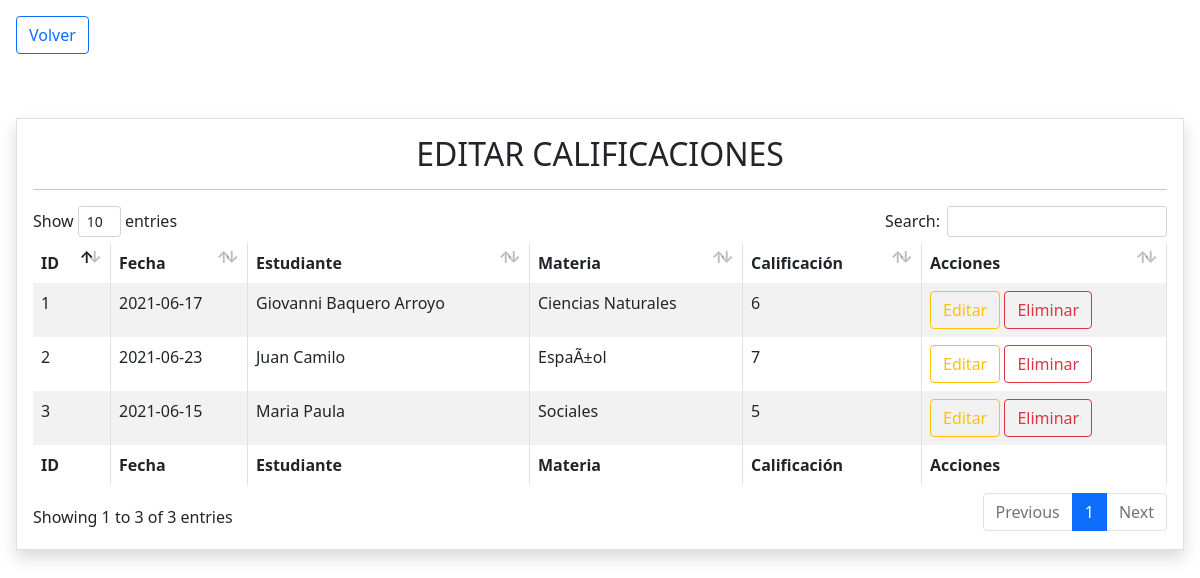
Screenshot of /edicion.php with the database file from the repository.
### tables this page shows
CREATE TABLE `calificaciones` (
  `ID` int(5) NOT NULL,
  `Fecha` date NOT NULL,
  `Estudiante` int(3) NOT NULL,
  `Materia` int(3) NOT NULL,
  `Nota` int(2) NOT NULL
);

CREATE TABLE `estudiantes` (
  `ID` int(5) NOT NULL,
  `NombreEst` varchar(50) NOT NULL,
  `EdadEst` tinyint(2) NOT NULL,
  `CursoEst` tinyint(2) NOT NULL
);

CREATE TABLE `materias` (
  `ID` int(5) NOT NULL,
  `NombreMateria` varchar(20) NOT NULL
);

### edicion.php (the view, shortened to what this page needs)
<!DOCTYPE html>
<html lang="en">
<head>
    <?php
        include("templates/head.php");
        $tipo = $_GET['k'];
    ?>
</head>
<body>
    <a href="index.php" class="btn btn-outline-primary text-decoration-none m-3">Volver</a>
   <div class="contenedor_tablas p-3">
        <?php
            if($tipo == "estudiante"){
        ?>
        <div class="tabla shadow p-3 rounded">
            <h2 class="text-center">EDITAR ESTUDIANTES</h2>
            <hr>
            <table id="tablausers" class="table table-striped table-bordered" style="width:100%">
                <thead>
                    <tr>
                        <th>ID</th>
                        <th>Nombre</th>
                        <th>Edad</th>
                        <th>Curso</th>
                        <th>Acciones</th>
                    </tr>
                </thead>
                <tbody>
                    <?php
                        include('php/conexion.php');
                        $query = "SELECT * FROM estudiantes";
                        $result = mysqli_query($conexiondb, $query);
                        while ($row = mysqli_fetch_array($result)) {
                    ?>
                    <tr>
                        <td><?php echo $row['ID'] ?></td>
                        <td><?php echo $row['NombreEst'] ?></td>
                        <td><?php echo $row['EdadEst'] ?></td>
                        <?php
                            $cursoEst = $row['CursoEst'];
                            $query2 = "SELECT * FROM cursos WHERE ID = '$cursoEst'";
                            $result2 = mysqli_query($conexiondb, $query2);
                            while ($row2 = mysqli_fetch_array($result2)) {
                        ?>
                        <td><?php echo $row2['NombreCurso'] ?></td>
                        <?php } ?>
                        <td>
                            <a href="editar.php?id=<?php echo $row['ID']?>&tipo=estudiante" class="btn btn-outline-warning">Editar</a>
                            <a href="" class="btn btn-outline-danger borrar_registro" data-id="<?php echo $row['ID'] ?>" data-tipo="estudiantes">Eliminar</a>
                        </td>
                    </tr>
                    <?php } ?>
                </tbody>
                <tfoot>
                    <tr>
                        <th>ID</th>
                        <th>Nombre</th>
                        <th>Edad</th>
                        <th>Curso</th>
                        <th>Acciones</th>
                    </tr>
                </tfoot>
            </table>
        </div>
        <?php
            }else{
        ?>
        <div class="tabla shadow p-3">
            <h2 class="text-center">EDITAR CALIFICACIONES</h2>
            <hr>
            <table id="tablacalifi" class="table table-striped table-bordered" style="width:100%">
                <thead>
                    <tr>
                        <th>ID</th>
                        <th>Fecha</th>
                        <th>Estudiante</th>
                        <th>Materia</th>
                        <th>Calificación</th>
                        <th>Acciones</th>
                    </tr>
                </thead>
                <tbody>
                    <?php
                        include('php/conexion.php');
                        $query = "SELECT * FROM calificaciones";
                        $result = mysqli_query($conexiondb, $query);
                        while ($row = mysqli_fetch_array($result)) {
                    ?>
                    <tr>
                        <td><?php echo $row['ID'] ?></td>
                        <td><?php echo $row['Fecha'] ?></td>
                        <?php
                            $est = $row['Estudiante'];
                            $query2 = "SELECT * FROM estudiantes where ID = '$est'";
                            $result2 = mysqli_query($conexiondb, $query2);
                            while ($row2 = mysqli_fetch_array($result2)) {
                        ?>
                        <td><?php echo $row2['NombreEst'] ?></td>
                        <?php }
                            $mat = $row['Materia'];
                            $query3 = "SELECT * FROM materias where ID = '$mat'";
                            $result3 = mysqli_query($conexiondb, $query3);
                            while ($row3 = mysqli_fetch_array($result3)) {
                        ?>
                        <td><?php echo $row3['NombreMateria'] ?></td>
                        <?php } ?>
                        <td><?php echo $row['Nota'] ?></td>
                        <td>
                            <a href="editar.php?id=<?php echo $row['ID']?>&tipo=calificacion" class="btn btn-outline-warning">Editar</a>
                            <a href="" class="btn btn-outline-danger borrar_registro" data-id="<?php echo $row['ID'] ?>" data-tipo="calificaciones">Eliminar</a>
                        </td>
                    </tr>
                    <?php } ?>
                </tbody>
                <tfoot>
                    <tr>
                        <th>ID</th>
                        <th>Fecha</th>
                        <th>Estudiante</th>
                        <th>Materia</th>
                        <th>Calificación</th>
                        <th>Acciones</th>
                    </tr>
                </tfoot>
            </table>
        </div>
        <?php
            }
        ?>
   </div>
</body>
</html>

### templates/head.php (shortened to what this page needs)
<link rel="stylesheet" href="css/bootstrap.min.css">
<link rel="stylesheet" href="css/fa.all.min.css">
<link rel="stylesheet" href="css/normalize.css">
<link rel="stylesheet" href="css/main.css">
<link rel="stylesheet" href="css/dataTables.bootstrap4.min.css">

### css/main.css (style rules this page uses)
.tabla { margin-top: 2rem; border: 1px solid #e1e1e1; }

### rows the page displays
calificaciones: ID "1", Fecha "2021-06-17", Nota "6"
estudiantes: NombreEst "Giovanni Baquero Arroyo"
materias: NombreMateria "Ciencias Naturales"
calificaciones: ID "2", Fecha "2021-06-23", Nota "7"
estudiantes: NombreEst "Juan Camilo"
materias: NombreMateria "EspaÃ±ol"
calificaciones: ID "3", Fecha "2021-06-15", Nota "5"
estudiantes: NombreEst "Maria Paula"
materias: NombreMateria "Sociales"
